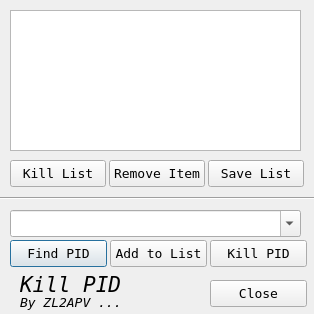
<?xml version="1.0" encoding="UTF-8"?>
<ui version="4.0">
 <class>killPID</class>
 <widget class="QDialog" name="killPID">
  <property name="geometry">
   <rect>
    <x>0</x>
    <y>0</y>
    <width>314</width>
    <height>314</height>
   </rect>
  </property>
  <property name="minimumSize">
   <size>
    <width>314</width>
    <height>314</height>
   </size>
  </property>
  <property name="maximumSize">
   <size>
    <width>314</width>
    <height>314</height>
   </size>
  </property>
  <property name="font">
   <font>
    <family>DejaVu Sans Mono</family>
    <pointsize>10</pointsize>
   </font>
  </property>
  <property name="contextMenuPolicy">
   <enum>Qt::DefaultContextMenu</enum>
  </property>
  <property name="windowTitle">
   <string>KillPID v-1.0.0</string>
  </property>
  <widget class="QComboBox" name="comboBox">
   <property name="geometry">
    <rect>
     <x>10</x>
     <y>210</y>
     <width>291</width>
     <height>27</height>
    </rect>
   </property>
   <property name="minimumSize">
    <size>
     <width>291</width>
     <height>27</height>
    </size>
   </property>
   <property name="maximumSize">
    <size>
     <width>291</width>
     <height>27</height>
    </size>
   </property>
   <property name="editable">
    <bool>true</bool>
   </property>
   <property name="sizeAdjustPolicy">
    <enum>QComboBox::AdjustToContents</enum>
   </property>
  </widget>
  <widget class="QPushButton" name="pBtnFind">
   <property name="geometry">
    <rect>
     <x>10</x>
     <y>240</y>
     <width>97</width>
     <height>27</height>
    </rect>
   </property>
   <property name="text">
    <string>Find PID</string>
   </property>
  </widget>
  <widget class="QPushButton" name="pBtnAdd">
   <property name="geometry">
    <rect>
     <x>110</x>
     <y>240</y>
     <width>97</width>
     <height>27</height>
    </rect>
   </property>
   <property name="text">
    <string>Add to List</string>
   </property>
  </widget>
  <widget class="QPushButton" name="pBtnKillPID">
   <property name="geometry">
    <rect>
     <x>210</x>
     <y>240</y>
     <width>97</width>
     <height>27</height>
    </rect>
   </property>
   <property name="text">
    <string>Kill PID</string>
   </property>
  </widget>
  <widget class="QPushButton" name="pBtnClose">
   <property name="geometry">
    <rect>
     <x>210</x>
     <y>280</y>
     <width>97</width>
     <height>27</height>
    </rect>
   </property>
   <property name="text">
    <string>Close</string>
   </property>
  </widget>
  <widget class="QListWidget" name="listWidget">
   <property name="geometry">
    <rect>
     <x>10</x>
     <y>10</y>
     <width>291</width>
     <height>141</height>
    </rect>
   </property>
  </widget>
  <widget class="QPushButton" name="pBtnKillList">
   <property name="geometry">
    <rect>
     <x>10</x>
     <y>160</y>
     <width>96</width>
     <height>27</height>
    </rect>
   </property>
   <property name="text">
    <string>Kill List</string>
   </property>
  </widget>
  <widget class="QPushButton" name="pBtnRemove">
   <property name="geometry">
    <rect>
     <x>109</x>
     <y>160</y>
     <width>96</width>
     <height>27</height>
    </rect>
   </property>
   <property name="text">
    <string>Remove Item</string>
   </property>
  </widget>
  <widget class="QLabel" name="label">
   <property name="geometry">
    <rect>
     <x>20</x>
     <y>274</y>
     <width>121</width>
     <height>21</height>
    </rect>
   </property>
   <property name="font">
    <font>
     <family>DejaVu Sans Mono</family>
     <pointsize>16</pointsize>
     <italic>true</italic>
    </font>
   </property>
   <property name="text">
    <string>Kill PID</string>
   </property>
  </widget>
  <widget class="QPushButton" name="pBtnSave">
   <property name="geometry">
    <rect>
     <x>208</x>
     <y>160</y>
     <width>96</width>
     <height>27</height>
    </rect>
   </property>
   <property name="text">
    <string>Save List</string>
   </property>
  </widget>
  <widget class="Line" name="line">
   <property name="geometry">
    <rect>
     <x>0</x>
     <y>190</y>
     <width>331</width>
     <height>16</height>
    </rect>
   </property>
   <property name="orientation">
    <enum>Qt::Horizontal</enum>
   </property>
  </widget>
  <widget class="QLabel" name="label_2">
   <property name="geometry">
    <rect>
     <x>20</x>
     <y>294</y>
     <width>141</width>
     <height>17</height>
    </rect>
   </property>
   <property name="font">
    <font>
     <italic>true</italic>
    </font>
   </property>
   <property name="text">
    <string>By ZL2APV ...</string>
   </property>
  </widget>
 </widget>
 <layoutdefault spacing="6" margin="11"/>
 <resources/>
 <connections/>
</ui>
